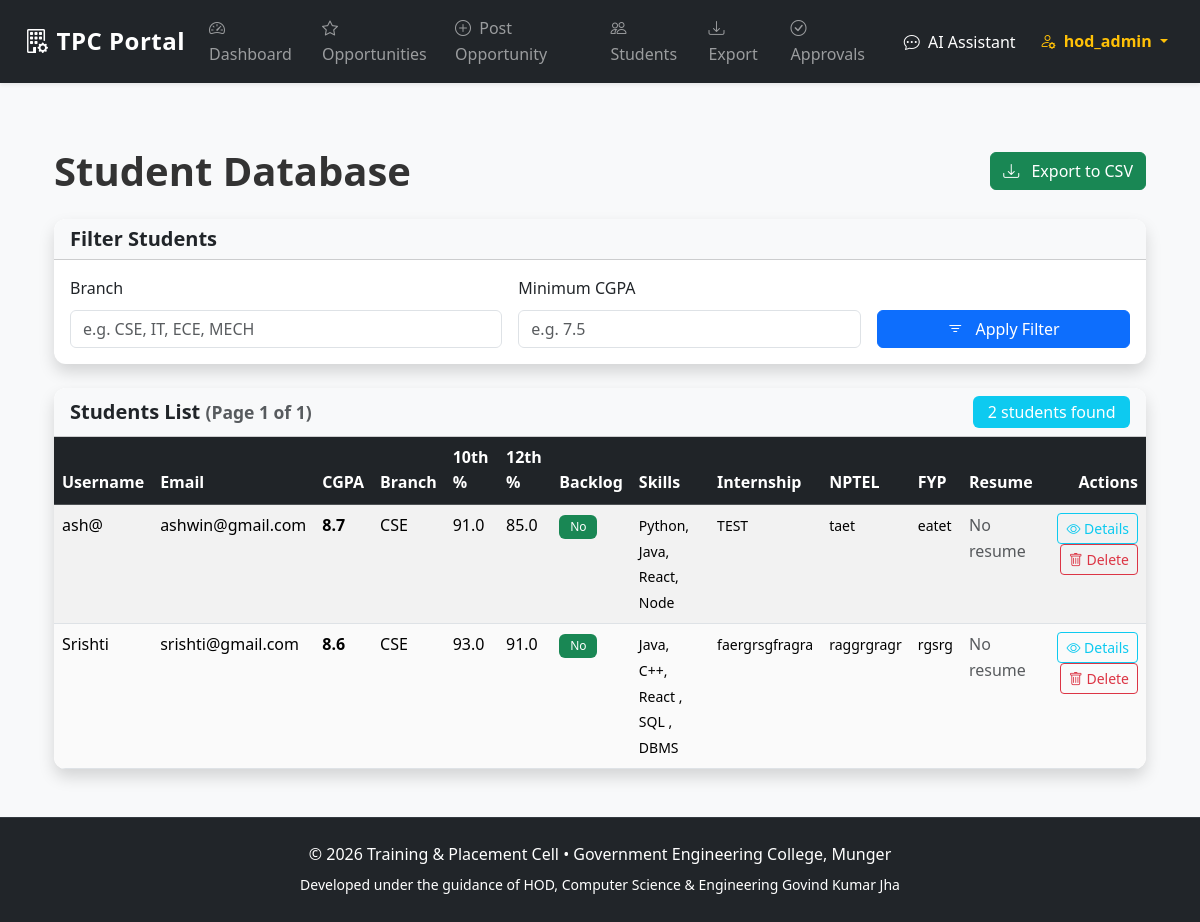
The page /admin/show_students (signed in) on the database its author committed.
### app/models.py (models this page shows, shortened)
class User(db.Model):
    __tablename__ = 'users'
    id = db.Column(db.Integer, primary_key=True)
    username = db.Column(db.String(50), unique=True, nullable=False, index=True)
    full_name = db.Column(db.String(100))
    email = db.Column(db.String(120), unique=True, nullable=False, index=True)
    password = db.Column(db.String(255), nullable=False)  # hashed
    role = db.Column(db.String(20), nullable=False)  # Student, HOD, Principal, Corporate, TPO, Admin
    is_active = db.Column(db.Boolean, default=True, nullable=False)
    created_at = db.Column(db.DateTime, default=datetime.utcnow)
    updated_at = db.Column(db.DateTime, default=datetime.utcnow, onupdate=datetime.utcnow)
    student_profile = db.relationship('StudentProfile', back_populates='user', uselist=False, cascade='all, delete-orphan')
    applications = db.relationship('Application', back_populates='student', lazy='dynamic')
    student_verification = db.relationship('StudentVerification', back_populates='user', uselist=False, cascade='all, delete-orphan', foreign_keys='StudentVerification.user_id')
    corporate_profile = db.relationship('CorporateProfile', back_populates='user', uselist=False, cascade='all, delete-orphan', foreign_keys='CorporateProfile.user_id')
    corporate_access_tokens = db.relationship('CorporateAccessToken', back_populates='created_by', lazy='dynamic')

class StudentProfile(db.Model):
    __tablename__ = 'student_profiles'
    id = db.Column(db.Integer, primary_key=True)
    user_id = db.Column(db.Integer, db.ForeignKey('users.id'), unique=True, nullable=False)
    tenth_percentage = db.Column(db.Float, nullable=False)
    twelfth_percentage = db.Column(db.Float, nullable=False)
    cgpa = db.Column(db.Float, nullable=False)
    branch = db.Column(db.String(50), nullable=False)          # e.g. CSE, ECE, MECH
    skills = db.Column(db.Text)                                # comma separated or JSON
    has_backlog = db.Column(db.Boolean, default=False, nullable=False)
    resume_link = db.Column(db.String(255))                    # URL or path to uploaded file
    internship_details = db.Column(db.Text)                    # Internship experience details
    nptel = db.Column(db.Text)                                 # NPTEL courses completed
    final_year_project = db.Column(db.Text)                    # FYP details and description
    updated_at = db.Column(db.DateTime, default=datetime.utcnow, onupdate=datetime.utcnow)
    user = db.relationship('User', back_populates='student_profile')

### app/admin/routes.py (the view)
@bp.route('/show_students')
@role_required('Admin', 'TPO', 'HOD')
def show_students():
    page = request.args.get('page', 1, type=int)
    branch_filter = request.args.get('branch', '').strip()
    min_cgpa_filter = request.args.get('min_cgpa', type=float)
    query = StudentProfile.query.join(User).filter(User.role == 'Student')
    if branch_filter:
        query = query.filter(StudentProfile.branch.ilike(f'%{branch_filter}%'))
    if min_cgpa_filter is not None:
        query = query.filter(StudentProfile.cgpa >= min_cgpa_filter)
    students = query.order_by(StudentProfile.cgpa.desc())\
                    .paginate(page=page, per_page=15, error_out=False)
    return render_template('admin/view_students.html', students=students)

### templates/admin/view_students.html (shortened to what this page needs)
{% extends "base.html" %}
{% block content %}
<div class="container py-4">
    <div class="d-flex justify-content-between align-items-center mb-4">
        <h1 class="mb-0">Student Database</h1>
        <a href="{{ url_for('admin.export_students', branch=request.args.get('branch', ''), min_cgpa=request.args.get('min_cgpa', '')) }}" class="btn btn-success">
            <i class="bi bi-download me-2"></i> Export to CSV
        </a>
    </div>
    <div class="card shadow border-0 mb-4">
        <div class="card-header bg-light">
            <h5 class="mb-0">Filter Students</h5>
        </div>
        <div class="card-body">
            <form method="GET" class="row g-3">
                <div class="col-md-5">
                    <label for="branch" class="form-label">Branch</label>
                    <input type="text"
                           class="form-control"
                           id="branch"
                           name="branch"
                           value="{{ request.args.get('branch', '') }}"
                           placeholder="e.g. CSE, IT, ECE, MECH">
                </div>
                <div class="col-md-4">
                    <label for="min_cgpa" class="form-label">Minimum CGPA</label>
                    <input type="number"
                           step="0.01"
                           min="0"
                           max="10"
                           class="form-control"
                           id="min_cgpa"
                           name="min_cgpa"
                           value="{{ request.args.get('min_cgpa', '') }}"
                           placeholder="e.g. 7.5">
                </div>
                <div class="col-md-3 d-flex align-items-end">
                    <button type="submit" class="btn btn-primary w-100">
                        <i class="bi bi-filter me-2"></i> Apply Filter
                    </button>
                </div>
            </form>
        </div>
    </div>
    <div class="card shadow border-0">
        <div class="card-header bg-light d-flex justify-content-between align-items-center">
            <h5 class="mb-0">Students List
                <small class="text-muted">(Page {{ students.page }} of {{ students.pages }})</small>
            </h5>
            <span class="badge bg-info fs-6">
                {{ students.total }} student{{ 's' if students.total != 1 else '' }} found
            </span>
        </div>
        <div class="card-body p-0">
            {% if students.items %}
            <div class="table-responsive">
                <table class="table table-hover table-striped mb-0">
                    <thead class="table-dark">
                        <tr>
                            <th>Username</th>
                            <th>Email</th>
                            <th>CGPA</th>
                            <th>Branch</th>
                            <th>10th %</th>
                            <th>12th %</th>
                            <th>Backlog</th>
                            <th>Skills</th>
                            <th>Internship</th>
                            <th>NPTEL</th>
                            <th>FYP</th>
                            <th>Resume</th>
                            <th class="text-end">Actions</th>
                        </tr>
                    </thead>
                    <tbody>
                        {% for profile in students.items %}
                        <tr>
                            <td>{{ profile.user.username }}</td>
                            <td>{{ profile.user.email }}</td>
                            <td class="fw-bold">{{ profile.cgpa | round(2) }}</td>
                            <td>{{ profile.branch }}</td>
                            <td>{{ profile.tenth_percentage | round(2) }}</td>
                            <td>{{ profile.twelfth_percentage | round(2) }}</td>
                            <td>
                                {% if profile.has_backlog %}
                                    <span class="badge bg-danger">Yes</span>
                                {% else %}
                                    <span class="badge bg-success">No</span>
                                {% endif %}
                            </td>
                            <td>
                                {% if profile.skills %}
                                    <small>{{ profile.skills | truncate(60) }}</small>
                                {% else %}
                                    <small class="text-muted">Not specified</small>
                                {% endif %}
                            </td>
                            <td>
                                {% if profile.internship_details %}
                                    <small>{{ profile.internship_details | truncate(50) }}</small>
                                {% else %}
                                    <small class="text-muted">-</small>
                                {% endif %}
                            </td>
                            <td>
                                {% if profile.nptel %}
                                    <small>{{ profile.nptel | truncate(50) }}</small>
                                {% else %}
                                    <small class="text-muted">-</small>
                                {% endif %}
                            </td>
                            <td>
                                {% if profile.final_year_project %}
                                    <small>{{ profile.final_year_project | truncate(50) }}</small>
                                {% else %}
                                    <small class="text-muted">-</small>
                                {% endif %}
                            </td>
                            <td>
                                {% if profile.resume_link %}
                                    <a href="{{ profile.resume_link }}" target="_blank" class="btn btn-sm btn-outline-primary">
                                        <i class="bi bi-file-earmark-arrow-down"></i> View
                                    </a>
                                {% else %}
                                    <span class="text-muted">No resume</span>
                                {% endif %}
                            </td>
                            <td class="text-end">
                                <a href="{{ url_for('admin.student_detail', user_id=profile.user.id) }}" class="btn btn-sm btn-outline-info">
                                    <i class="bi bi-eye"></i> Details
                                </a>
                                <form action="{{ url_for('admin.delete_student', user_id=profile.user.id) }}" method="post" class="d-inline" onsubmit="return confirm('Delete this student and their applications?');">
                                    <button type="submit" class="btn btn-sm btn-outline-danger">
                                        <i class="bi bi-trash"></i> Delete
                                    </button>
                                </form>
                            </td>
                        </tr>
                        {% endfor %}
                    </tbody>
                </table>
            </div>
            {% else %}
            <div class="text-center py-5">
                <h4 class="text-muted">No students found matching the criteria.</h4>
                <p>Try adjusting the filters or clear them.</p>
            </div>
            {% endif %}
        </div>
    </div>
</div>
{% endblock %}
{% block extra_head %}
<link rel="stylesheet" href="https://cdn.jsdelivr.net/npm/bootstrap-icons@1.11.3/font/bootstrap-icons.min.css">
{% endblock %}

### templates/base.html (shortened to what this page needs)
<!DOCTYPE html>
<html lang="en">
<head>
    <link href="https://cdn.jsdelivr.net/npm/bootstrap@5.3.3/dist/css/bootstrap.min.css"
          rel="stylesheet"
>
    <link rel="stylesheet" href="https://cdn.jsdelivr.net/npm/bootstrap-icons@1.11.3/font/bootstrap-icons.min.css">
    <link rel="stylesheet" href="{{ url_for('static', filename='css/styles.css') }}">
    {% block extra_head %}{% endblock %}
</head>
<body class="bg-light">
    <nav class="navbar navbar-expand-lg navbar-dark bg-dark shadow-sm">
        <div class="container-fluid px-4">
            <a class="navbar-brand fw-bold fs-4" href="{{ url_for('main.index') }}">
                <i class="bi bi-building-gear me-2"></i>TPC Portal
            </a>
            <div class="collapse navbar-collapse" id="navbarNav">
                <ul class="navbar-nav ms-auto align-items-center">
                    {% if 'user_id' in session %}
                        {% if session.role in ['Admin', 'TPO', 'HOD'] %}
                            <li class="nav-item">
                                <a class="nav-link" href="{{ url_for('admin.dashboard') }}">
                                    <i class="bi bi-speedometer2 me-1"></i> Dashboard
                                </a>
                            </li>
                            <li class="nav-item">
                                <a class="nav-link" href="{{ url_for('admin.opportunities') }}">
                                    <i class="bi bi-star me-1"></i> Opportunities
                                </a>
                            </li>
                            <li class="nav-item">
                                <a class="nav-link" href="{{ url_for('admin.new_opportunity') }}">
                                    <i class="bi bi-plus-circle me-1"></i> Post Opportunity
                                </a>
                            </li>
                            <li class="nav-item">
                                <a class="nav-link" href="{{ url_for('admin.view_students') }}">
                                    <i class="bi bi-people me-1"></i> Students
                                </a>
                            </li>
                            <li class="nav-item">
                                <a class="nav-link" href="{{ url_for('admin.export_students') }}">
                                    <i class="bi bi-download me-1"></i> Export
                                </a>
                            </li>
                            {% if session.role == 'TPO' %}
                                <li class="nav-item">
                                    <a class="nav-link" href="{{ url_for('tpo.approve_students') }}">
                                        <i class="bi bi-check-circle me-1"></i> Approvals
                                    </a>
                                </li>
                            {% elif session.role == 'HOD' %}
                                <li class="nav-item">
                                    <a class="nav-link" href="{{ url_for('hod.approve_students') }}">
                                        <i class="bi bi-check-circle me-1"></i> Approvals
                                    </a>
                                </li>
                            {% endif %}
                        {% elif session.role == 'Principal' %}
                            <li class="nav-item">
                                <a class="nav-link" href="{{ url_for('principal.dashboard') }}">
                                    <i class="bi bi-speedometer2 me-1"></i> Dashboard
                                </a>
                            </li>
                        {% endif %}
                        <li class="nav-item ms-2">
                            <a class="nav-link btn btn-sm btn-info text-white" href="{{ url_for('chatbot.chatbot_page') }}">
                                <i class="bi bi-chat-dots me-1"></i> AI Assistant
                            </a>
                        </li>
                        <li class="nav-item dropdown ms-2">
                            <a class="nav-link dropdown-toggle text-warning fw-semibold" href="#" id="userDropdown" role="button" data-bs-toggle="dropdown" aria-expanded="false">
                                <i class="bi bi-person-gear me-1"></i> {{ session.username if 'username' in session else 'Account' }}
                            </a>
                        </li>
                    {% endif %}
                </ul>
            </div>
        </div>
    </nav>
    <main class="container py-4 fade-in-content">
        {% block content %}{% endblock %}
    </main>
    <footer class="bg-dark text-white text-center py-4 mt-auto">
        <div class="container">
            <p class="mb-1">
                © {{ current_year }} Training & Placement Cell •
                <a href="#" class="text-white text-decoration-none">Government Engineering College, Munger</a>
            </p>
            <small> Developed under the guidance of HOD, Computer Science & Engineering Govind Kumar Jha </small>
        </div>
    </footer>
</body>
</html>

### rows shown on the page
User: username "hod_admin"
StudentProfile: user.username "ash@", user.email "ashwin@gmail.com", cgpa "8.7", branch "CSE", tenth_percentage "91.0", twelfth_percentage "85.0", has_backlog "No", skills "Python, Java, React, Node", internship_details "TEST", nptel "taet", final_year_project "eatet", resume_link "No resume"
StudentProfile: user.username "Srishti", user.email "srishti@gmail.com", cgpa "8.6", branch "CSE", tenth_percentage "93.0", twelfth_percentage "91.0", has_backlog "No", skills "Java, C++, React , SQL , DBMS", internship_details "faergrsgfragra", nptel "raggrgragr", final_year_project "rgsrg", resume_link "No resume"

### other values the page prints
{{ students.page }} "1"
{{ students.pages }} "1"
{{ students.total }} "2"
{{ 's' if students.total != 1 else '' }} "s"
